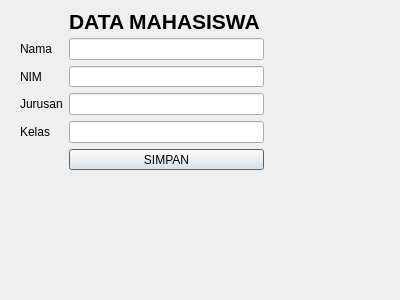
<?xml version="1.0" encoding="UTF-8"?>
<ui version="4.0">
 <class>Dialog</class>
 <widget class="QDialog" name="Dialog">
  <property name="geometry">
   <rect>
    <x>0</x>
    <y>0</y>
    <width>400</width>
    <height>300</height>
   </rect>
  </property>
  <property name="windowTitle">
   <string>Dialog</string>
  </property>
  <widget class="QWidget" name="">
   <property name="geometry">
    <rect>
     <x>20</x>
     <y>10</y>
     <width>244</width>
     <height>160</height>
    </rect>
   </property>
   <layout class="QGridLayout" name="gridLayout">
    <item row="0" column="1">
     <widget class="QLabel" name="label">
      <property name="font">
       <font>
        <pointsize>16</pointsize>
        <weight>75</weight>
        <bold>true</bold>
       </font>
      </property>
      <property name="text">
       <string>DATA MAHASISWA</string>
      </property>
     </widget>
    </item>
    <item row="1" column="0">
     <widget class="QLabel" name="label_2">
      <property name="text">
       <string>Nama</string>
      </property>
     </widget>
    </item>
    <item row="1" column="1">
     <widget class="QLineEdit" name="lineEdit"/>
    </item>
    <item row="2" column="0">
     <widget class="QLabel" name="label_3">
      <property name="text">
       <string>NIM</string>
      </property>
     </widget>
    </item>
    <item row="2" column="1">
     <widget class="QLineEdit" name="lineEdit_2"/>
    </item>
    <item row="3" column="0">
     <widget class="QLabel" name="label_4">
      <property name="text">
       <string>Jurusan</string>
      </property>
     </widget>
    </item>
    <item row="3" column="1">
     <widget class="QLineEdit" name="lineEdit_3"/>
    </item>
    <item row="4" column="0">
     <widget class="QLabel" name="label_5">
      <property name="text">
       <string>Kelas</string>
      </property>
     </widget>
    </item>
    <item row="4" column="1">
     <widget class="QLineEdit" name="lineEdit_4"/>
    </item>
    <item row="5" column="1">
     <widget class="QPushButton" name="pushButton">
      <property name="text">
       <string>SIMPAN</string>
      </property>
     </widget>
    </item>
   </layout>
  </widget>
 </widget>
 <resources/>
 <connections>
  <connection>
   <sender>pushButton</sender>
   <signal>clicked()</signal>
   <receiver>lineEdit</receiver>
   <slot>clear()</slot>
   <hints>
    <hint type="sourcelabel">
     <x>186</x>
     <y>154</y>
    </hint>
    <hint type="destinationlabel">
     <x>213</x>
     <y>47</y>
    </hint>
   </hints>
  </connection>
  <connection>
   <sender>pushButton</sender>
   <signal>clicked()</signal>
   <receiver>lineEdit_2</receiver>
   <slot>clear()</slot>
   <hints>
    <hint type="sourcelabel">
     <x>165</x>
     <y>153</y>
    </hint>
    <hint type="destinationlabel">
     <x>186</x>
     <y>74</y>
    </hint>
   </hints>
  </connection>
  <connection>
   <sender>pushButton</sender>
   <signal>clicked()</signal>
   <receiver>lineEdit_3</receiver>
   <slot>clear()</slot>
   <hints>
    <hint type="sourcelabel">
     <x>134</x>
     <y>151</y>
    </hint>
    <hint type="destinationlabel">
     <x>148</x>
     <y>100</y>
    </hint>
   </hints>
  </connection>
  <connection>
   <sender>pushButton</sender>
   <signal>clicked()</signal>
   <receiver>lineEdit_4</receiver>
   <slot>clear()</slot>
   <hints>
    <hint type="sourcelabel">
     <x>93</x>
     <y>154</y>
    </hint>
    <hint type="destinationlabel">
     <x>93</x>
     <y>129</y>
    </hint>
   </hints>
  </connection>
 </connections>
</ui>
